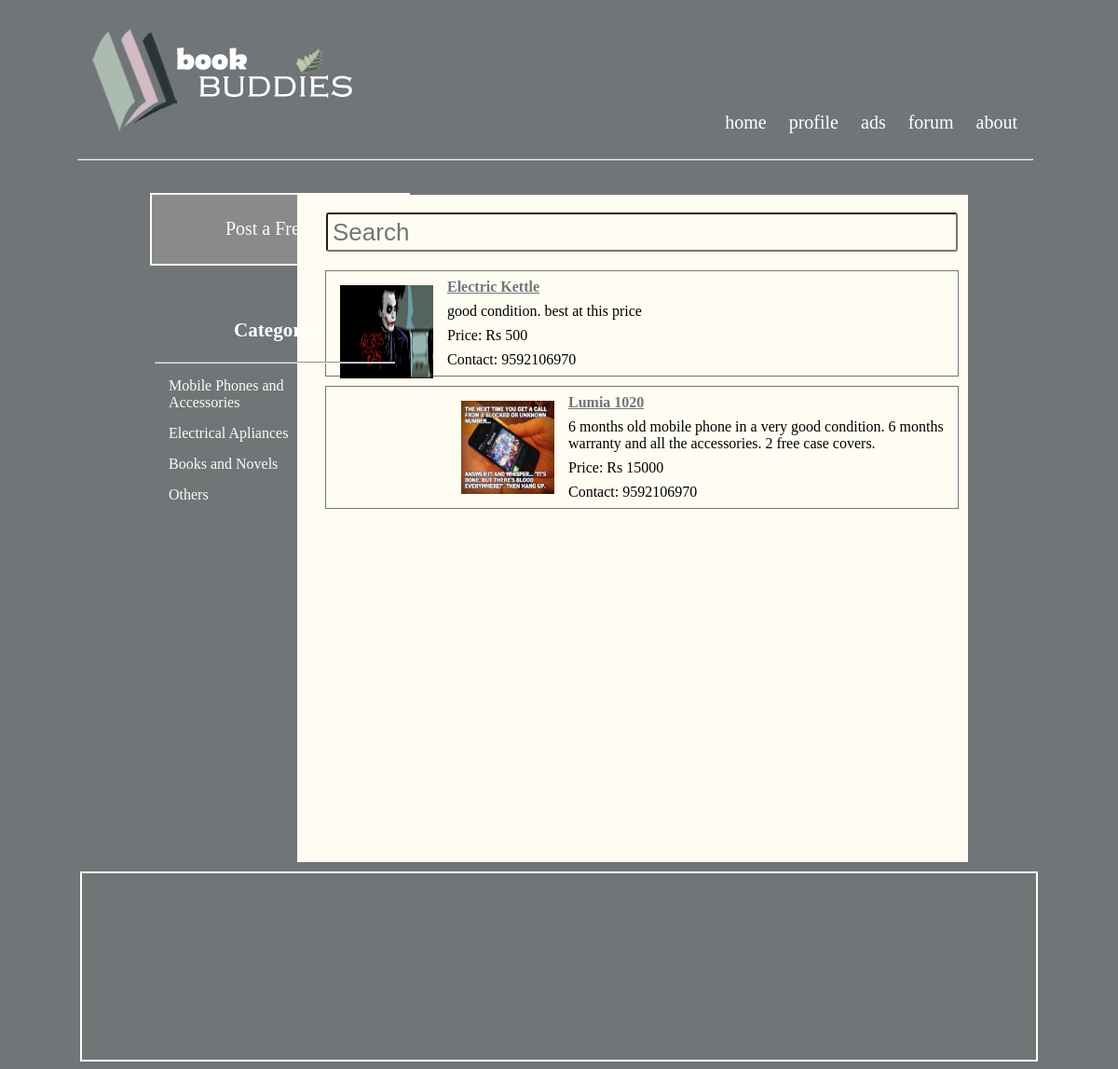
The page /pecswap/ads.php on the database its author committed.
### tables this page shows
CREATE TABLE IF NOT EXISTS `ads` (
  `ad_no` int(11) NOT NULL AUTO_INCREMENT,
  `date` datetime DEFAULT NULL,
  `title` varchar(80) DEFAULT NULL,
  `details` varchar(1000) DEFAULT NULL,
  `price` int(11) DEFAULT NULL,
  `contact` varchar(20) DEFAULT NULL,
  `posted_by` int(11) DEFAULT NULL,
  `category` varchar(80) DEFAULT NULL,
  `picture` varchar(80) DEFAULT NULL,
  PRIMARY KEY (`ad_no`)
);

### pecswap/ads.php (the view, shortened to what this page needs)
<!DOCTYPE html PUBLIC "-//W3C//DTD XHTML 1.0 Transitional//EN" "http://www.w3.org/TR/xhtml1/DTD/xhtml1-transitional.dtd">
<html xmlns="http://www.w3.org/1999/xhtml">
<head>
<link rel="stylesheet" href="_scripts/style.css" type="text/css" />
</head>
<body>
<center>
<div id="main" align="center">
<div id="link" align="right">
<a href="index.php">home</a>
<a href="profile.php">profile</a>
<a href="ads.php">ads</a>
<a href="forum.php">forum</a>
<a href="about.php">about</a>
</div>
<div id="top_left" align="left">
<img src="_images/_logo.jpg" />
<hr />
</div>
</div>
<div id="post_ad">
<span id="button"><a href="post_ad.php">Post a Free Ad </a></span>
</div>
<div id="sidebar">
<strong><h3>Categories</h3></strong>
<hr />
<a href='ads.php?category=mobile_phones' class="category">Mobile Phones and<br /> Accessories</a>
<a href='ads.php?category=electrical_appliances' class="category">Electrical Apliances</a>
<a href='ads.php?category=books' class="category">Books and Novels</a>
<a href='ads.php?category=others' class="category">Others</a>
</div>
<div id="main0">
<form action="search.php" method="get">
<input type="text" name="search" id="search1" value="Search"
onfocus="if(this.value=='Search') { this.value=''; }"
onblur="if(this.value=='') { this.value='Search'; }" />
</form>
<?php
$conn = mysqli_connect(DB_HOST, DB_USER, DB_PASSWORD, DB_NAME) or die("Error connecting to the database");
if(isset($_GET['category'])) {
	$category=$_GET['category'];
	$query ="SELECT * FROM ads WHERE category='$category' ORDER BY date desc ";
	$result=mysqli_query($conn,$query);
} else {
	$query = "SELECT * FROM ads ORDER BY date desc LIMIT 5";
	$result=mysqli_query($conn,$query);
}
while($row=mysqli_fetch_array($result)) {
	?>
    <div class="ads">
    <img src="<?php echo 'ads_pic/'.$row['picture']; ?>" height="100px" width="100px" class="ad_pic" />
    <?php
	echo '<p class="title"><a href="#" class="title">'.$row['title'].'</a></p>';
	echo '<p>'.$row['details'].'</p>';
	echo '<p>Price: Rs '.$row['price'].'</p>';
	echo '<p>Contact: '.$row['contact'].'</p>';
	echo '</div>';
}
?>
<span class="more">
<a href="ads.php">View more advertisements</a>
</span>
</div>
<div id="footer">
</div></div></center>
</body>
</html>

### pecswap/_scripts/style.css (style rules this page uses)
body { background-color:#707578; font-family:Century Gothic; }
p { text-align:left; margin:8px; }
a { color:#fffcf2; }
#main { margin-top:10px; width:1024px; background-color:#707578; }
#search1 { color:#BBBBBB; }
#main0 { padding-top:20px; margin-right:153px; width:700px; float:right; height:696px; background-color:#fffcf2; padding-left:20px; margin-top:-63px; margin-bottom:10px; clear:both; }
#top_left { margin-top:20px; }
#link { width:650px; float:right; margin-top:100px; margin-right:10px; }
#link a:link { color:#ffffff; text-decoration:none; font-size:20px; padding-top:60px; padding-left:10px; padding-right:10px; padding-bottom:10px; background-color:#707578; }
#post_ad { width:275px; float:left; height:50px; clear:both; margin:auto; margin-left:153px; margin-top:20px; margin-bottom:15px; color:#fffcf2; }
#button { width:275px; font-size:20px; float:left; border:2px solid #fffcf2; padding: 25px 0px 26px 0px; background:#8a8a8a; margin-right:5px; clear:both; }
#button a { text-decoration:none; }
#search1 { width:604px; font-size:26px; clear:both; }
#sidebar { padding-top:20px; padding-left:10px; padding-right:10px; color:#ffffff; width:256px; clear:both; position:absolute; margin-top:114px; margin-left:153px; background-color:#8a8a8a; height:600px; border-width:2px; border-style:solid; border-color:#fffcf2; }
.ad_pic { float:left; margin:15px; }
.ads { border:1px solid #707578; margin:10px; }
.title { font-weight:bold; text-align:left; color:#707578; }
#sidebar a.category { display:block; text-align:left; text-decoration:none; margin-top:15px; margin-left:10px; }
#footer { margin-top:10px; margin-bottom:0px; width:1024px; color:#fffcf2; height:200px; background-color:#707578; clear:both; border-width:2px; border-style:solid; border-color:#fffcf2; }
hr { margin:15px; margin-right:3px; margin-left:-5px; }
strong { font-size:18px; }

### pecswap/ads.php (style rules this page uses)
input { -moz-border-radius:3px; -webkit-border-radius:3px; margin:3px; height:15px; padding:0.2em; }
input[type="text"],input[type="password"] { width:100px; }
#search1 { margin-top:-1px; height:28px; background:#fffcf2; color:#707578; width:664px; margin-bottom:10px; }
#sidebar { border:none; background:inherit; }

### rows shown on the page
ads: picture (picture), title "Electric Kettle", details "good condition. best at this price", price "500", contact "9592106970"
ads: picture (picture), title "Lumia 1020", details "6 months old mobile phone in a very good condition. 6 months warranty and all the accessories. 2 free case covers.", price "15000", contact "9592106970"
